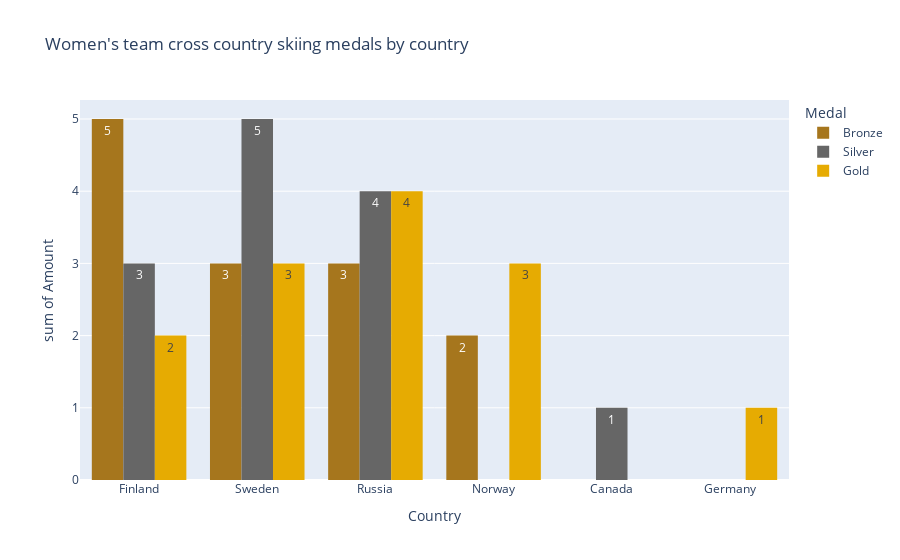

Source (notebook cell):
### Markdown cell above
## Plotting concated women team

### Code cell
fig = px.histogram(
    concat_women_team,
    x="region",
    y="Amount",
    color="Medal",
    labels={"Sport": "Sport", "0": "medals", "region": "Country"},
    barmode="group",
    title="Women's team cross country skiing medals by country",
    text_auto = True,
    color_discrete_sequence=[px.colors.qualitative.Dark2[6],px.colors.qualitative.Dark2[7],px.colors.qualitative.Dark2[5]]
)
fig.show()

### Figure 1 — Plotly figure (JSON) as saved in the notebook; plotly's stock layout.template omitted (floating-point values rounded to 4 significant figures)
{"data": [{"alignmentgroup": "True", "bingroup": "x", "histfunc": "sum", "hovertemplate": "Medal=Bronze<br>Country=%{x}<br>sum of Amount=%{y}<extra></extra>", "legendgroup": "Bronze", "marker": {"color": "rgb(166,118,29)", "pattern": {"shape": ""}}, "name": "Bronze", "offsetgroup": "Bronze", "orientation": "v", "showlegend": true, "texttemplate": "%{value}", "type": "histogram", "x": ["Finland", "Sweden", "Russia", "Norway", "Finland", "Russia", "Sweden", "Sweden", "Finland", "Russia", "Norway"], "xaxis": "x", "y": [2, 1, 1, 1, 1, 1, 1, 1, 2, 1, 1], "yaxis": "y"}, {"alignmentgroup": "True", "bingroup": "x", "histfunc": "sum", "hovertemplate": "Medal=Silver<br>Country=%{x}<br>sum of Amount=%{y}<extra></extra>", "legendgroup": "Silver", "marker": {"color": "rgb(102,102,102)", "pattern": {"shape": ""}}, "name": "Silver", "offsetgroup": "Silver", "orientation": "v", "showlegend": true, "texttemplate": "%{value}", "type": "histogram", "x": ["Finland", "Canada", "Sweden", "Russia", "Sweden", "Finland", "Sweden", "Russia", "Finland"], "xaxis": "x", "y": [1, 1, 2, 2, 1, 1, 2, 2, 1], "yaxis": "y"}, {"alignmentgroup": "True", "bingroup": "x", "histfunc": "sum", "hovertemplate": "Medal=Gold<br>Country=%{x}<br>sum of Amount=%{y}<extra></extra>", "legendgroup": "Gold", "marker": {"color": "rgb(230,171,2)", "pattern": {"shape": ""}}, "name": "Gold", "offsetgroup": "Gold", "orientation": "v", "showlegend": true, "texttemplate": "%{value}", "type": "histogram", "x": ["Russia", "Finland", "Sweden", "Sweden", "Russia", "Norway", "Germany", "Norway", "Finland", "Sweden", "Norway"], "xaxis": "x", "y": [2, 1, 1, 1, 2, 1, 1, 1, 1, 1, 1], "yaxis": "y"}], "layout": {"barmode": "group", "legend": {"title": {"text": "Medal"}, "tracegroupgap": 0}, "title": {"text": "Women's team cross country skiing medals by country"}, "xaxis": {"anchor": "y", "domain": [0, 1], "title": {"text": "Country"}}, "yaxis": {"anchor": "x", "domain": [0, 1], "title": {"text": "sum of Amount"}}}}
